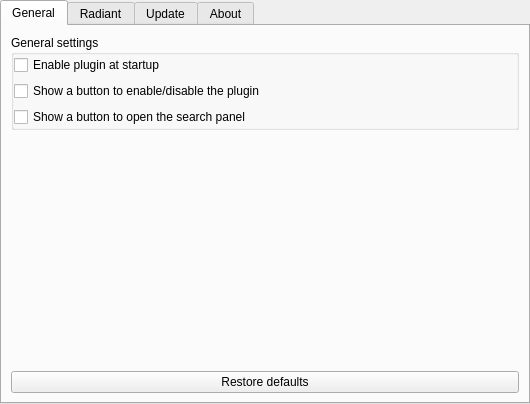
<?xml version="1.0" encoding="UTF-8"?>
<ui version="4.0">
 <class>MSConfigDialog</class>
 <widget class="QWidget" name="MSConfigDialog">
  <property name="geometry">
   <rect>
    <x>0</x>
    <y>0</y>
    <width>530</width>
    <height>404</height>
   </rect>
  </property>
  <property name="windowTitle">
   <string>Meteor Showers Configuration</string>
  </property>
  <layout class="QVBoxLayout" name="verticalLayout_2">
   <property name="spacing">
    <number>0</number>
   </property>
   <property name="leftMargin">
    <number>0</number>
   </property>
   <property name="topMargin">
    <number>0</number>
   </property>
   <property name="rightMargin">
    <number>0</number>
   </property>
   <property name="bottomMargin">
    <number>0</number>
   </property>
   <item>
    <widget class="TitleBar" name="titleBar">
     <property name="title" stdset="0">
      <string>Meteor Showers: Settings</string>
     </property>
    </widget>
   </item>
   <item>
    <widget class="QTabWidget" name="tabs">
     <property name="currentIndex">
      <number>0</number>
     </property>
     <property name="documentMode">
      <bool>false</bool>
     </property>
     <widget class="QWidget" name="generalTab">
      <attribute name="title">
       <string>General</string>
      </attribute>
      <layout class="QVBoxLayout" name="verticalLayout_3">
       <item>
        <widget class="QGroupBox" name="displayMeteorShowerBox">
         <property name="toolTip">
          <string/>
         </property>
         <property name="title">
          <string>General settings</string>
         </property>
         <property name="flat">
          <bool>true</bool>
         </property>
         <property name="checkable">
          <bool>false</bool>
         </property>
         <layout class="QGridLayout" name="gridLayout_8">
          <property name="leftMargin">
           <number>0</number>
          </property>
          <property name="topMargin">
           <number>0</number>
          </property>
          <property name="bottomMargin">
           <number>0</number>
          </property>
          <property name="horizontalSpacing">
           <number>0</number>
          </property>
          <item row="0" column="0">
           <widget class="QCheckBox" name="enableAtStartUp">
            <property name="text">
             <string>Enable plugin at startup</string>
            </property>
           </widget>
          </item>
          <item row="1" column="0">
           <widget class="QCheckBox" name="showEnableButton">
            <property name="text">
             <string>Show a button to enable/disable the plugin</string>
            </property>
           </widget>
          </item>
          <item row="2" column="0">
           <widget class="QCheckBox" name="showSearchButton">
            <property name="text">
             <string>Show a button to open the search panel</string>
            </property>
           </widget>
          </item>
         </layout>
        </widget>
       </item>
       <item>
        <spacer name="verticalSpacer_3">
         <property name="orientation">
          <enum>Qt::Vertical</enum>
         </property>
         <property name="sizeHint" stdset="0">
          <size>
           <width>20</width>
           <height>120</height>
          </size>
         </property>
        </spacer>
       </item>
       <item>
        <layout class="QHBoxLayout" name="horizontalLayout_7">
         <item>
          <widget class="QPushButton" name="bRestoreDefaults">
           <property name="sizePolicy">
            <sizepolicy hsizetype="Expanding" vsizetype="Fixed">
             <horstretch>0</horstretch>
             <verstretch>0</verstretch>
            </sizepolicy>
           </property>
           <property name="text">
            <string>Restore defaults</string>
           </property>
          </widget>
         </item>
        </layout>
       </item>
      </layout>
     </widget>
     <widget class="QWidget" name="radiantTab">
      <property name="enabled">
       <bool>true</bool>
      </property>
      <attribute name="title">
       <string>Radiant</string>
      </attribute>
      <layout class="QVBoxLayout" name="verticalLayout_4">
       <item>
        <widget class="QGroupBox" name="enableMarker">
         <property name="title">
          <string>Show radiant marker</string>
         </property>
         <property name="flat">
          <bool>true</bool>
         </property>
         <property name="checkable">
          <bool>true</bool>
         </property>
         <layout class="QGridLayout" name="gridLayout_9">
          <property name="topMargin">
           <number>0</number>
          </property>
          <property name="rightMargin">
           <number>0</number>
          </property>
          <property name="bottomMargin">
           <number>0</number>
          </property>
          <property name="horizontalSpacing">
           <number>0</number>
          </property>
          <item row="1" column="0">
           <widget class="QCheckBox" name="enableLabels">
            <property name="text">
             <string>Show radiant labels</string>
            </property>
           </widget>
          </item>
          <item row="0" column="0">
           <widget class="QCheckBox" name="activeRadiantsOnly">
            <property name="text">
             <string>Show active radiants only</string>
            </property>
           </widget>
          </item>
          <item row="1" column="1">
           <widget class="QSpinBox" name="fontSize">
            <property name="toolTip">
             <string>Label font size (pixels)</string>
            </property>
            <property name="alignment">
             <set>Qt::AlignRight|Qt::AlignTrailing|Qt::AlignVCenter</set>
            </property>
           </widget>
          </item>
         </layout>
        </widget>
       </item>
       <item>
        <widget class="QGroupBox" name="groupBox">
         <property name="title">
          <string>Set radiant color</string>
         </property>
         <layout class="QGridLayout" name="gridLayout_5">
          <property name="leftMargin">
           <number>0</number>
          </property>
          <property name="topMargin">
           <number>0</number>
          </property>
          <property name="rightMargin">
           <number>0</number>
          </property>
          <property name="bottomMargin">
           <number>0</number>
          </property>
          <item row="0" column="3">
           <widget class="QLabel" name="labelGeneric">
            <property name="text">
             <string comment="radiant type">Generic</string>
            </property>
           </widget>
          </item>
          <item row="0" column="1">
           <widget class="QLabel" name="labelConfirmed">
            <property name="text">
             <string comment="radiant type">Confirmed</string>
            </property>
           </widget>
          </item>
          <item row="0" column="2">
           <widget class="ColorButton" name="setColorARG">
            <property name="text">
             <string/>
            </property>
           </widget>
          </item>
          <item row="0" column="5">
           <widget class="QLabel" name="labelInactive">
            <property name="text">
             <string comment="radiant type">Inactive</string>
            </property>
           </widget>
          </item>
          <item row="0" column="4">
           <widget class="ColorButton" name="setColorIR">
            <property name="text">
             <string/>
            </property>
           </widget>
          </item>
          <item row="0" column="0">
           <widget class="ColorButton" name="setColorARC">
            <property name="text">
             <string/>
            </property>
           </widget>
          </item>
         </layout>
        </widget>
       </item>
       <item>
        <spacer name="verticalSpacer">
         <property name="orientation">
          <enum>Qt::Vertical</enum>
         </property>
         <property name="sizeHint" stdset="0">
          <size>
           <width>20</width>
           <height>40</height>
          </size>
         </property>
        </spacer>
       </item>
      </layout>
     </widget>
     <widget class="QWidget" name="updatesTab">
      <attribute name="title">
       <string>Update</string>
      </attribute>
      <layout class="QVBoxLayout" name="updatesTab_2">
       <item>
        <widget class="QGroupBox" name="enableUpdates">
         <property name="title">
          <string>Enable automatic updates</string>
         </property>
         <property name="flat">
          <bool>true</bool>
         </property>
         <property name="checkable">
          <bool>true</bool>
         </property>
         <property name="checked">
          <bool>true</bool>
         </property>
         <layout class="QVBoxLayout" name="verticalLayout_12">
          <property name="leftMargin">
           <number>0</number>
          </property>
          <property name="topMargin">
           <number>0</number>
          </property>
          <property name="rightMargin">
           <number>0</number>
          </property>
          <property name="bottomMargin">
           <number>0</number>
          </property>
          <item>
           <layout class="QHBoxLayout" name="horizontalLayout">
            <item>
             <widget class="QLabel" name="lUpdateFrequency">
              <property name="text">
               <string>Update frequency:</string>
              </property>
             </widget>
            </item>
            <item>
             <spacer name="horizontalSpacer">
              <property name="orientation">
               <enum>Qt::Horizontal</enum>
              </property>
              <property name="sizeHint" stdset="0">
               <size>
                <width>40</width>
                <height>20</height>
               </size>
              </property>
             </spacer>
            </item>
            <item>
             <widget class="QSpinBox" name="updateFrequency">
              <property name="sizePolicy">
               <sizepolicy hsizetype="MinimumExpanding" vsizetype="Fixed">
                <horstretch>0</horstretch>
                <verstretch>0</verstretch>
               </sizepolicy>
              </property>
              <property name="alignment">
               <set>Qt::AlignRight|Qt::AlignTrailing|Qt::AlignVCenter</set>
              </property>
              <property name="minimum">
               <number>1</number>
              </property>
              <property name="maximum">
               <number>9999</number>
              </property>
              <property name="value">
               <number>1</number>
              </property>
             </widget>
            </item>
           </layout>
          </item>
          <item>
           <layout class="QHBoxLayout" name="horizontalLayout_2">
            <item>
             <widget class="QLabel" name="lNextUpdate">
              <property name="text">
               <string>Next update:</string>
              </property>
             </widget>
            </item>
            <item>
             <spacer name="horizontalSpacer_2">
              <property name="orientation">
               <enum>Qt::Horizontal</enum>
              </property>
              <property name="sizeHint" stdset="0">
               <size>
                <width>40</width>
                <height>20</height>
               </size>
              </property>
             </spacer>
            </item>
            <item>
             <widget class="QDateTimeEdit" name="nextUpdate">
              <property name="enabled">
               <bool>false</bool>
              </property>
              <property name="frame">
               <bool>false</bool>
              </property>
              <property name="alignment">
               <set>Qt::AlignRight|Qt::AlignTrailing|Qt::AlignVCenter</set>
              </property>
              <property name="buttonSymbols">
               <enum>QAbstractSpinBox::NoButtons</enum>
              </property>
             </widget>
            </item>
           </layout>
          </item>
         </layout>
        </widget>
       </item>
       <item>
        <widget class="QGroupBox" name="groupBox_2">
         <property name="title">
          <string>Last attempt to update</string>
         </property>
         <layout class="QVBoxLayout" name="verticalLayout">
          <property name="leftMargin">
           <number>0</number>
          </property>
          <property name="topMargin">
           <number>0</number>
          </property>
          <property name="rightMargin">
           <number>0</number>
          </property>
          <property name="bottomMargin">
           <number>0</number>
          </property>
          <item>
           <layout class="QGridLayout" name="gridLayout_6">
            <item row="0" column="0">
             <widget class="QLabel" name="lLastUpdate">
              <property name="text">
               <string>Date:</string>
              </property>
             </widget>
            </item>
            <item row="1" column="0">
             <widget class="QLabel" name="lStatus">
              <property name="text">
               <string>Status:</string>
              </property>
             </widget>
            </item>
            <item row="0" column="1">
             <widget class="QDateTimeEdit" name="lastUpdate">
              <property name="enabled">
               <bool>false</bool>
              </property>
              <property name="sizePolicy">
               <sizepolicy hsizetype="MinimumExpanding" vsizetype="Fixed">
                <horstretch>0</horstretch>
                <verstretch>0</verstretch>
               </sizepolicy>
              </property>
              <property name="frame">
               <bool>false</bool>
              </property>
              <property name="buttonSymbols">
               <enum>QAbstractSpinBox::NoButtons</enum>
              </property>
             </widget>
            </item>
            <item row="1" column="1">
             <widget class="QLabel" name="status">
              <property name="text">
               <string/>
              </property>
             </widget>
            </item>
           </layout>
          </item>
         </layout>
        </widget>
       </item>
       <item>
        <spacer name="verticalSpacer_31">
         <property name="orientation">
          <enum>Qt::Vertical</enum>
         </property>
         <property name="sizeHint" stdset="0">
          <size>
           <width>20</width>
           <height>120</height>
          </size>
         </property>
        </spacer>
       </item>
       <item>
        <widget class="QPushButton" name="bUpdate">
         <property name="sizePolicy">
          <sizepolicy hsizetype="MinimumExpanding" vsizetype="Fixed">
           <horstretch>0</horstretch>
           <verstretch>0</verstretch>
          </sizepolicy>
         </property>
         <property name="text">
          <string>Update now</string>
         </property>
        </widget>
       </item>
      </layout>
     </widget>
     <widget class="QWidget" name="aboutTab">
      <attribute name="title">
       <string comment="tab in plugin windows">About</string>
      </attribute>
      <layout class="QVBoxLayout" name="verticalLayout_11">
       <item>
        <widget class="QTextBrowser" name="about">
         <property name="openExternalLinks">
          <bool>true</bool>
         </property>
         <property name="openLinks">
          <bool>true</bool>
         </property>
        </widget>
       </item>
      </layout>
     </widget>
    </widget>
   </item>
  </layout>
  <zorder>tabs</zorder>
  <zorder>titleBar</zorder>
 </widget>
 <customwidgets>
  <customwidget>
   <class>TitleBar</class>
   <extends>QFrame</extends>
   <header>Dialog.hpp</header>
   <container>1</container>
  </customwidget>
  <customwidget>
   <class>ColorButton</class>
   <extends>QToolButton</extends>
   <header>gui/ColorButton.hpp</header>
  </customwidget>
 </customwidgets>
 <resources/>
 <connections/>
</ui>
